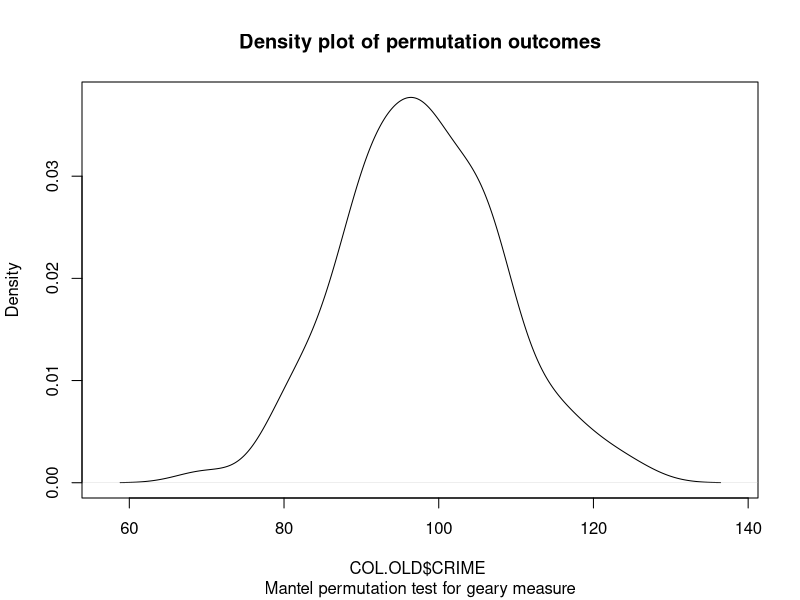

Here is the R script that generated this plot:
library(spdep)


### Name: sp.mantel.mc
### Title: Mantel-Hubert spatial general cross product statistic
### Aliases: sp.mantel.mc plot.mc.sim
### Keywords: spatial

### ** Examples

data(oldcol)
sim1 <- sp.mantel.mc(COL.OLD$CRIME, nb2listw(COL.nb),
 nsim=99, type="geary", alternative="less")
sim1
plot(sim1)
sp.mantel.mc(COL.OLD$CRIME, nb2listw(COL.nb), nsim=99,
 type="sokal", alternative="less")
sp.mantel.mc(COL.OLD$CRIME, nb2listw(COL.nb), nsim=99,
 type="moran")
